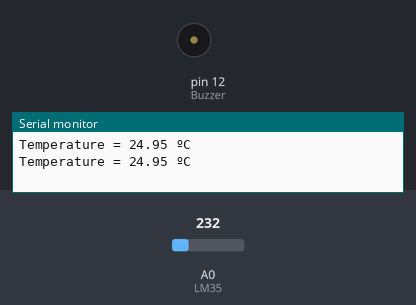
A sketch run on a simulated Arduino Uno, built with avr-gcc and run on an emulated ATmega328P. Shown: buzzer (waves = sounding), the last lines printed to the serial monitor. The test bench sets the inputs (shaded band); at power-on: A0 (LM35) = 232.

Above: at 1.8 s.
1.9 s: A0 (LM35) set to 277
3.4 s: A0 (LM35) set to 303
At 4.7 s:
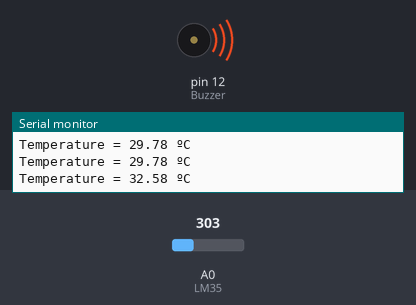
Timing chart, 0 to 6.4 s (numbered marks = the images above; inputs shaded):
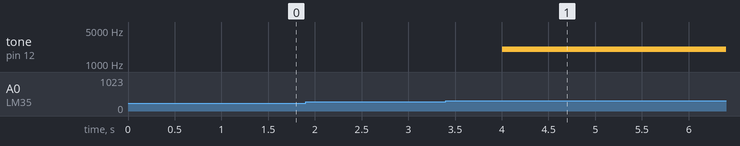

Measured:
- the behaviour switches between 292 and 293 on A0 (LM35) (found by bisection; images 0 and 1)
- after the input at 3.4 s, tone on pin 12 (Buzzer): silent → 2000 Hz after 0.60 s

The sketch:

temperature_buzz.ino
```cpp
const int LM35 = 0;
float temperature = 0;
int ADCread = 0;
const int Buzzer = 12;

void setup() {
  Serial.begin(9600);
  analogReference(INTERNAL);
  pinMode(Buzzer, OUTPUT);
}

void loop() {
  ADCread = analogRead(LM35);
  temperature = ADCread * 0.1075268817;
  Serial.print("Temperature = ");
  Serial.print(temperature);
  Serial.print(" ºC\n");

  if (temperature > 31.5) {
    tone(Buzzer, 2000);
  } else {
    noTone(Buzzer);
  }
  delay(1000);
}
```
